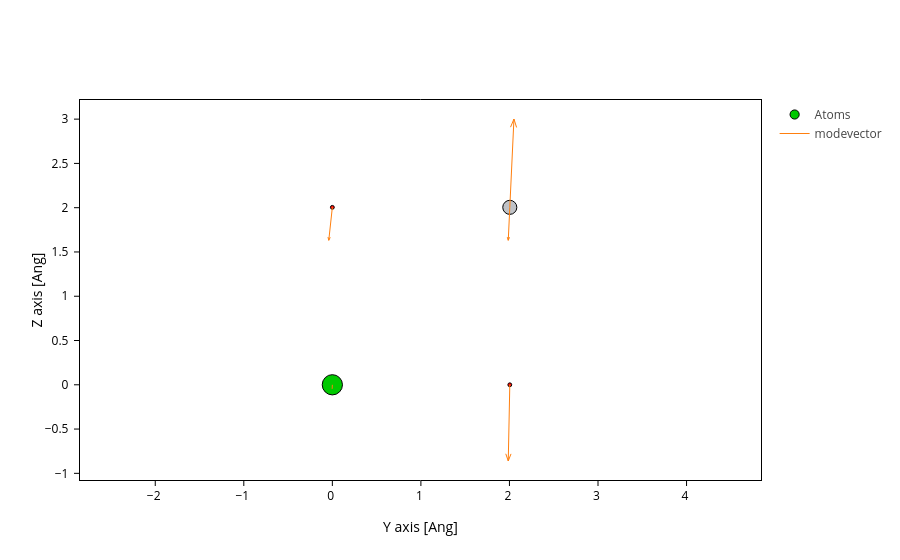

Source (notebook cell):
### Code cell
import sisl as si
sisl_geom = si.Geometry.new(atoms0)
sisl_geom.plot(axes='yz',
               show_bonds=False, show_cell=False,
               atoms_scale=0.5,
               arrows={"data": modevecs,
                       'atoms': np.arange(len(atoms0)),
                       'name': 'modevector',
                       'scale': -1.0,
                       'arrowhead_scale': 0.1,
                       'width': 1})

### Figure 1 — Plotly figure (JSON) as saved in the notebook; plotly's stock layout.template omitted (floating-point values rounded to 4 significant figures)
{"data": [{"marker": {"color": ["#00C900", "#FF0D0D", "#BFC2C7", "#FF0D0D", "#FF0D0D"], "line": {"color": "black", "width": 1}, "opacity": 1, "size": [20.24, 3.84, 14.08, 3.84, 3.84]}, "meta": {}, "mode": "markers", "name": "Atoms", "opacity": 1, "type": "scatter", "x": [-1e-08, 2.004, 2.004, 2.004, -1e-08], "y": [-1e-08, 2.004, 2.004, -2e-08, 2.004]}, {"hovertext": ["[0.00192363 0.04094427]", "[0.00192363 0.04094427]", "[0.00192363 0.04094427]", "[0.00192363 0.04094427]", "[0.00192363 0.04094427]", "[0.00192363 0.04094427]", "[0.00192363 0.04094427]", "[-0.04686937 -0.99761239]", "[-0.04686937 -0.99761239]", "[-0.04686937 -0.99761239]", "[-0.04686937 -0.99761239]", "[-0.04686937 -0.99761239]", "[-0.04686937 -0.99761239]", "[-0.04686937 -0.99761239]", "[0.04043557 0.37247392]", "[0.04043557 0.37247392]", "[0.04043557 0.37247392]", "[0.04043557 0.37247392]", "[0.04043557 0.37247392]", "[0.04043557 0.37247392]", "[0.04043557 0.37247392]", "[0.0174994  0.37247392]", "[0.0174994  0.37247392]", "[0.0174994  0.37247392]", "[0.0174994  0.37247392]", "[0.0174994  0.37247392]", "[0.0174994  0.37247392]", "[0.0174994  0.37247392]", "[0.0174994  0.86066914]", "[0.0174994  0.86066914]", "[0.0174994  0.86066914]", "[0.0174994  0.86066914]", "[0.0174994  0.86066914]", "[0.0174994  0.86066914]", "[0.0174994  0.86066914]"], "line": {"width": 1}, "meta": {}, "mode": "lines", "name": "modevector", "opacity": 1, "type": "scatter", "x": [-1e-08, -0.001924, NaN, -0.0003425, -0.001924, -0.003143, NaN, 2.004, 2.051, NaN, 2.012, 2.051, 2.081, NaN, -1e-08, -0.04044, NaN, -0.0239, -0.04044, -0.04938, NaN, 2.004, 1.986, NaN, 2.001, 1.986, 1.975, NaN, 2.004, 1.986, NaN, 2.018, 1.986, 1.959, NaN], "y": [-1e-08, -0.04094, NaN, -0.03716, -0.04094, -0.03703, NaN, 2.004, 3.002, NaN, 2.909, 3.002, 2.906, NaN, 2.004, 1.631, NaN, 1.665, 1.631, 1.668, NaN, 2.004, 1.631, NaN, 1.666, 1.631, 1.667, NaN, -2e-08, -0.8607, NaN, -0.7804, -0.8607, -0.7792, NaN]}], "layout": {"scene": {"aspectmode": "data", "xaxis": {"title": {"text": "Y axis [Ang]"}}, "yaxis": {"title": {"text": "Z axis [Ang]"}}}, "xaxis": {"scaleanchor": "y", "scaleratio": 1, "title": {"text": "Y axis [Ang]"}}, "yaxis": {"title": {"text": "Z axis [Ang]"}}}}
